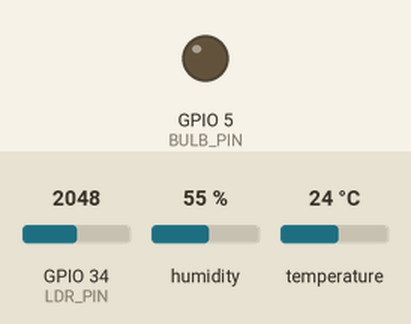
Simulated run of this sketch. Board: ESP32. On the bench: output pins drawn as LEDs (lit = HIGH). The test bench sets the inputs (shaded band); at power-on: humidity 55 %, GPIO 34 (LDR_PIN) = 2048, temperature 24 °C. WiFi joins after 1.5 s; servers stay silent unless stated; the Firebase database answers and starts empty; what the sketch prints to the serial monitor is not drawn.

Above: at 3.0 s.
3.1 s: humidity set to 68 %
7.9 s: humidity set to 71 %
At 10.6 s:
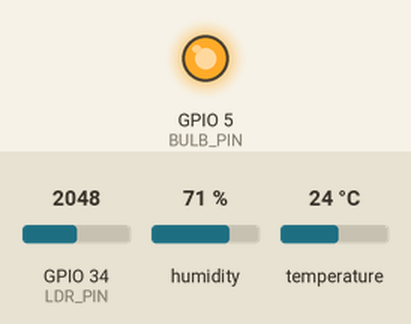
11.1 s: humidity set to 22 %
At 13.8 s:
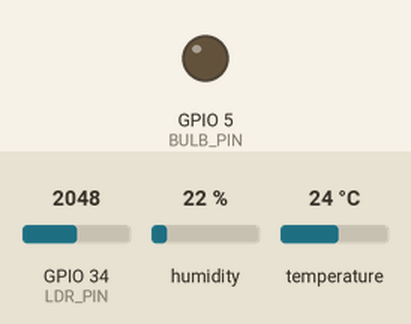
14.1 s: humidity set to 88 %
At 16.3 s:
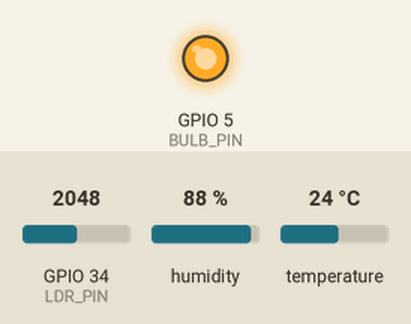
Timing chart, 0 to 17.8 s (numbered marks = the images above; inputs shaded):
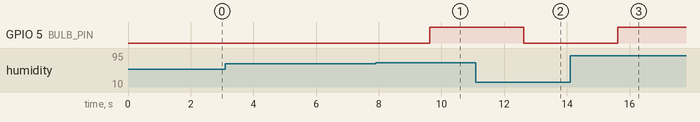

Measured:
- the behaviour switches between 69 and 70 % on humidity (found by bisection; images 0 and 1)
- after the input at 3.1 s, every drawn part: stays the same
- after the input at 7.9 s, GPIO 5 (BULB_PIN): LOW → HIGH after 1.7 s
- after the input at 11.1 s, GPIO 5 (BULB_PIN): HIGH → LOW after 1.5 s
- after the input at 14.1 s, GPIO 5 (BULB_PIN): LOW → HIGH after 1.5 s

The sketch:

firebase_logging_automation_data_export.ino
```cpp
#include <WiFi.h>
#include <Firebase_ESP_Client.h>
#include "addons/TokenHelper.h"
#include "addons/RTDBHelper.h"
#include <DHT.h>

// ---------------- USER CONFIG ----------------
#define WIFI_SSID       "YOUR_WIFI_NAME"
#define WIFI_PASSWORD   "YOUR_WIFI_PASSWORD"

#define API_KEY         "YOUT_FIREBASE_API_KEY"
#define DATABASE_URL    "YOUR_FIREBASE_DATABASE_URL"
#define USER_EMAIL      "device@example.com"   // create this user in Firebase Auth
#define USER_PASSWORD   "device_password"

#define DHTPIN          4
#define DHTTYPE         DHT11
#define LDR_PIN         34
#define BULB_PIN        5

#define LDR_DARK_THRESHOLD  1500   // (kept for reference / optional LDR-based logic)
#define TEMP_HIGH_THRESHOLD   30.0 // °C — above this, auto mode turns bulb/fan ON
#define TEMP_LOW_THRESHOLD    26.0 // °C — below this, auto mode turns bulb/fan OFF (hysteresis gap avoids flicker)
#define HUMIDITY_HIGH_THRESHOLD 70.0 // % — above this also forces ON regardless of temp
#define READ_INTERVAL_MS    3000
#define LOG_INTERVAL_MS     15000
// ----------------------------------------------

DHT dht(DHTPIN, DHTTYPE);

FirebaseData fbdo;
FirebaseAuth auth;
FirebaseConfig config;

unsigned long lastRead = 0;
unsigned long lastLog = 0;
bool signupOK = false;
bool autoBulbState = false;   // remembered across loops, for hysteresis

void setup() {
  Serial.begin(115200);
  pinMode(BULB_PIN, OUTPUT);
  digitalWrite(BULB_PIN, LOW);
  dht.begin();

  // ---- WiFi ----
  WiFi.begin(WIFI_SSID, WIFI_PASSWORD);
  Serial.print("Connecting to WiFi");
  while (WiFi.status() != WL_CONNECTED) {
    Serial.print(".");
    delay(300);
  }
  Serial.println();
  Serial.print("Connected, IP: ");
  Serial.println(WiFi.localIP());

  // ---- Firebase ----
  config.api_key = API_KEY;
  config.database_url = DATABASE_URL;
  auth.user.email = USER_EMAIL;
  auth.user.password = USER_PASSWORD;
  config.token_status_callback = tokenStatusCallback;

  Firebase.begin(&config, &auth);
  Firebase.reconnectWiFi(true);

  Serial.println("Signing in to Firebase...");
  unsigned long start = millis();
  while (auth.token.uid == "" && millis() - start < 10000) {
    delay(200);
  }
  Serial.println("Firebase ready.");

  // Mark device online, and automatically flip to offline if connection drops
  Firebase.RTDB.setBool(&fbdo, "status/online", true);

  // Set defaults if they don't exist yet
  if (!Firebase.RTDB.getString(&fbdo, "control/mode")) {
    Firebase.RTDB.setString(&fbdo, "control/mode", "auto");
  }
}

void applyBulb(bool on) {
  digitalWrite(BULB_PIN, on ? HIGH : LOW);
  Firebase.RTDB.setBool(&fbdo, "control/bulb", on);
}

void loop() {
  if (millis() - lastRead >= READ_INTERVAL_MS) {
    lastRead = millis();

    float temperature = dht.readTemperature();
    float humidity = dht.readHumidity();
    int lightRaw = analogRead(LDR_PIN);

    if (isnan(temperature) || isnan(humidity)) {
      Serial.println("DHT11 read failed, skipping this cycle.");
      return;
    }

    // ---- Push live readings ----
    Firebase.RTDB.setFloat(&fbdo, "sensors/temperature", temperature);
    Firebase.RTDB.setFloat(&fbdo, "sensors/humidity", humidity);
    Firebase.RTDB.setInt(&fbdo, "sensors/light", lightRaw);

    Serial.printf("Temp: %.1f C  Hum: %.1f %%  Light: %d\n", temperature, humidity, lightRaw);

    // ---- Mode + bulb logic ----
    String mode = "auto";
    if (Firebase.RTDB.getString(&fbdo, "control/mode")) {
      mode = fbdo.stringData();
    }

    bool bulbState = false;
    if (mode == "manual") {
      // Bulb state is driven by whatever the dashboard last set — just apply it.
      if (Firebase.RTDB.getBool(&fbdo, "control/bulb")) {
        bulbState = fbdo.boolData();
      }
      digitalWrite(BULB_PIN, bulbState ? HIGH : LOW);
    } else {
      // AUTO: decide from temperature + humidity, with hysteresis to avoid rapid flicker.
      // Turn ON if it's hot enough OR too humid; turn OFF only once it drops below the lower band.
      if (temperature >= TEMP_HIGH_THRESHOLD || humidity >= HUMIDITY_HIGH_THRESHOLD) {
        autoBulbState = true;
      } else if (temperature <= TEMP_LOW_THRESHOLD && humidity < HUMIDITY_HIGH_THRESHOLD) {
        autoBulbState = false;
      }
      // else: stays in whatever state it was already in (dead-band between LOW and HIGH thresholds)

      bulbState = autoBulbState;
      applyBulb(bulbState);
    }

    // ---- Periodic JSON log entry: timestamp, temp, humidity, LDR, bulb state, mode ----
    if (millis() - lastLog >= LOG_INTERVAL_MS) {
      lastLog = millis();
      FirebaseJson json;
      json.set("temperature", temperature);
      json.set("humidity", humidity);
      json.set("light", lightRaw);
      json.set("bulb", bulbState);
      json.set("mode", mode);
      json.set("timestamp/.sv", "timestamp"); // Firebase server timestamp
      Firebase.RTDB.pushJSON(&fbdo, "logs", &json);
    }
  }
}
```
